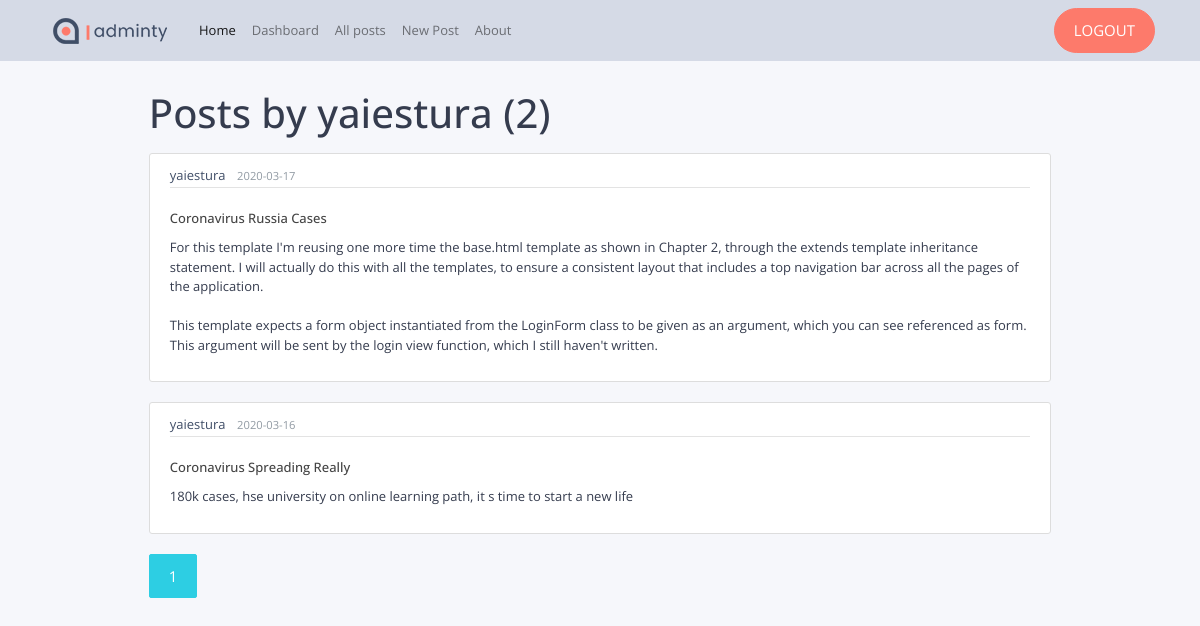
Page /posts/yaiestura (signed in) on the earlier database version.
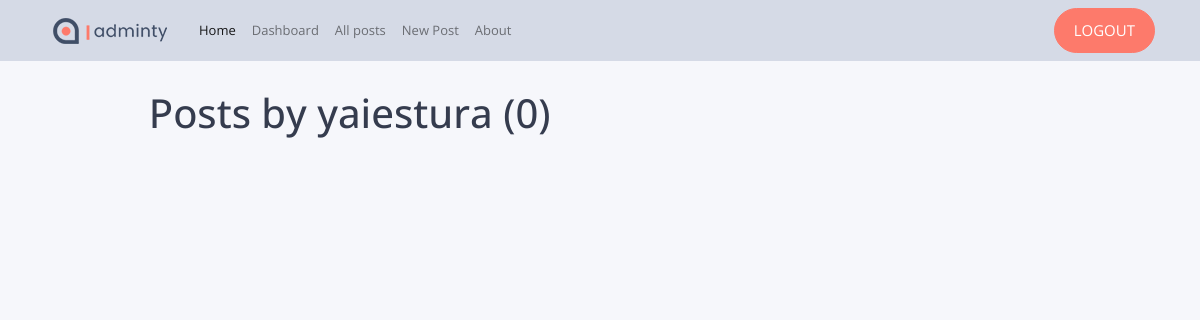
Same page on the later database version.
### app/models.py (models this page shows, shortened)
class Post(db.Model):
    __tablename__ = 'post'
    id = db.Column(db.Integer, primary_key=True)
    title = db.Column(db.String(100), nullable=False)
    date_posted = db.Column(db.DateTime, nullable=False, default=datetime.utcnow)
    content = db.Column(db.Text, nullable=False)
    user_id = db.Column(db.Integer, db.ForeignKey('user.id'), nullable=False)

class User(db.Model, UserMixin):
    __tablename__ = 'user'
    id = db.Column(db.Integer, primary_key=True)
    username = db.Column(db.String(20), unique=True, nullable=False)
    email = db.Column(db.String(120), unique=True, nullable=False)
    image_file = db.Column(db.String(20), nullable=False, default='static/images/social/profile.jpg')
    password = db.Column(db.String(60), nullable=True)
    member_since = db.Column(db.DateTime(), default=datetime.utcnow)
    posts = db.relationship('Post', backref='user', lazy=True)
    profile = db.relationship('UserProfile', backref='user', lazy=True)

### app/views/posts/routes.py (the view)
@posts.route("/posts/<string:username>")
def user_posts(username):
    page = request.args.get('page', 1, type=int)
    user = User.query.filter_by(username=username).first_or_404()
    posts = Post.query.filter_by(user=current_user)\
        .order_by(Post.date_posted.desc())\
        .paginate(page=page, per_page=5)
    return render_template('posts/user_posts.html', posts=posts, user=current_user)

### app/models.py (called while the page is built)
@login_manager.user_loader
def load_user(user_id):
    return User.query.get(int(user_id))

### app/templates/posts/user_posts.html
{% extends "posts/layout.html" %}
{% block content %}
    <h1 class="mb-3">Posts by {{ user.username }} ({{ posts.total }})</h1>
    {% for post in posts.items %}
        <article class="media content-section">
          <div class="media-body">
            <div class="article-metadata">
              <a class="mr-2" href="{{ url_for('posts.user_posts', username=post.user.username) }}">{{ post.user.username }}</a>
              <small class="text-muted">{{ post.date_posted.strftime('%Y-%m-%d') }}</small>
            </div>
            <h2><a class="article-title" href="{{ url_for('posts.post', post_id=post.id) }}">{{ post.title }}</a></h2>
            <p class="article-content">{{ post.content }}</p>
          </div>
        </article>
    {% endfor %}
    {% for page_num in posts.iter_pages(left_edge=1, right_edge=1, left_current=1, right_current=2) %}
      {% if page_num %}
        {% if posts.page == page_num %}
          <a class="btn btn-info mb-4" href="{{ url_for('posts.user_posts', username=user.username, page=page_num) }}">{{ page_num }}</a>
        {% else %}
          <a class="btn btn-outline-info mb-4" href="{{ url_for('posts.user_posts', username=user.username, page=page_num) }}">{{ page_num }}</a>
        {% endif %}
      {% else %}
        ...
      {% endif %}
    {% endfor %}
{% endblock content %}

Differences in the rows shown:
removed Post: user.username "yaiestura", date_posted "2020-03-17", title "Coronavirus Russia Cases", content "For this template I'm reusing one more time the base.html template as shown in Chapter 2, through the extends template inheritance statement. I will actually do this with all the templates, to ensure a consistent layout that includes a top navigation bar across all the pages of the application. This template expects a form object instantiated from the LoginForm class to be given as an argument, which you can see referenced as form. This argument will be sent by the login view function, which I still haven't written."
removed Post: user.username "yaiestura", date_posted "2020-03-16", title "Coronavirus Spreading Really", content "180k cases, hse university on online learning path, it s time to start a new life"
Other differences:
{{ posts.total }}: "2" → "0"
list line gone: "1"
